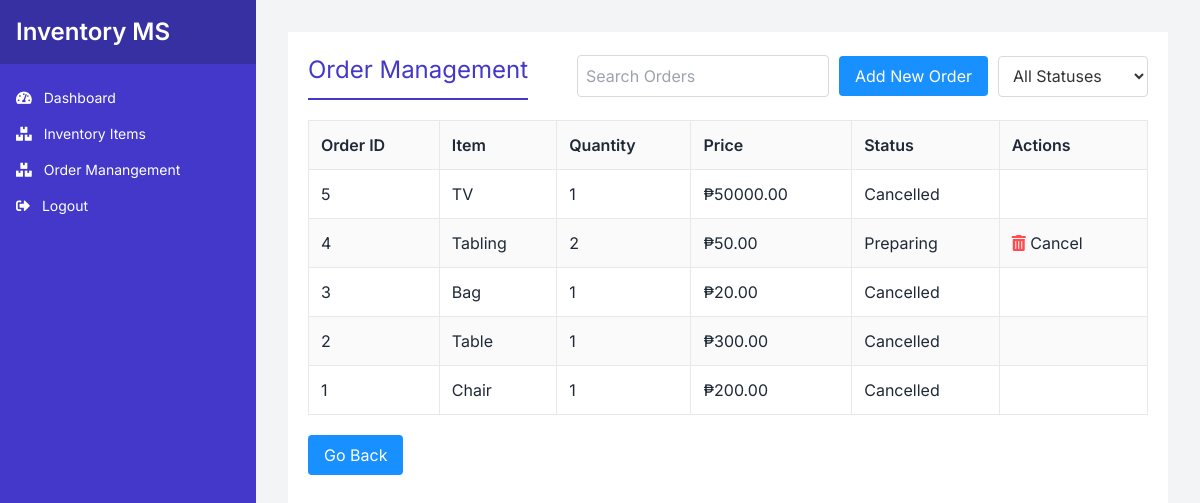
/inventory/orders/, run on the app's committed database.
### inventory/models.py (models this page shows, shortened)
class Order(models.Model):
    STATUS_CHOICES = [
        ('Preparing', 'Preparing'),
        ('Cancelled', 'Cancelled'),
        ('Completed', 'Completed')
    ]
    item = models.ForeignKey(Item, on_delete=models.CASCADE)
    quantity = models.IntegerField()
    price = models.DecimalField(max_digits=10, decimal_places=2)
    status = models.CharField(max_length=20, choices=STATUS_CHOICES, default='Preparing')
    created_at = models.DateTimeField(default=timezone.now)
    class Meta:
        ordering = ['-created_at']

class Item(models.Model):
    name = models.CharField(max_length=200)
    supplier = models.CharField(max_length=200)

### inventory/views.py (the view)
# urls.py: path('orders/', views.order_management, name='order_management'),
def order_management(request):
    orders = Order.objects.all().select_related('item')
    return render(request, 'order_management.html', {
        'orders': orders
    })

### inventory/templates/order_management.html (shortened to what this page needs)
{% extends 'inventory/dashboard.html' %}
{% load static %}
{% block content %}
<link rel="stylesheet" href="{% static 'css/inventory_items.css' %}">
<div class="container">
    <main class="main-content">
        <div class="content-header">
            <h1>Order Management</h1>
            <div class="search-add">
                <input type="text" id="searchInput" placeholder="Search Orders" onkeyup="searchOrders()">
                <button class="add-product" onclick="openAddOrderModal()">Add New Order</button>
                <div class="filter-container">
                    <select id="statusFilter" onchange="filterOrders()" class="status-dropdown">
                        <option value="">All Statuses</option>
                    </select>
                </div>
            </div>
        </div>
        <table class="inventory-table">
            <thead>
                <tr>
                    <th>Order ID</th>
                    <th>Item</th>
                    <th>Quantity</th>
                    <th>Price</th>
                    <th>Status</th>
                    <th>Actions</th>
                </tr>
            </thead>
            <tbody id="orderTableBody">
                {% for order in orders %}
                <tr class="orderRow">
                    <td>{{ order.id }}</td>
                    <td>{{ order.item.name }}</td>
                    <td>{{ order.quantity }}</td>
                    <td>₱{{ order.price|floatformat:2 }}</td>
                    <td>{{ order.status }}</td>
                    <td>
                        {% if order.status == 'Preparing' %}
                        <button class="delete" onclick="cancelOrder('{{ order.id }}')"><i class="fas fa-trash-alt"></i> Cancel</button>
                        {% endif %}
                    </td>
                </tr>
                {% empty %}
                <tr>
                    <td colspan="6">No orders found.</td>
                </tr>
                {% endfor %}
            </tbody>
        </table>
        <button class="go-back" onclick="history.back()">Go Back</button>
    </main>
</div>
{% endblock %}

### inventory/static/css/dashboard.css (style rules this page uses)
:root { --primary-color: #4338ca; --primary-light: #6366f1; --secondary-color: #10b981; --text-color: #1f2937; --bg-color: #f3f4f6; --card-bg: #ffffff; }
body { font-family: 'Inter', sans-serif; background-color: var(--bg-color) !important; color: var(--text-color) !important; margin: 0; padding: 0; }
.container { display: flex; min-height: 100vh; }
.main-content { flex-grow: 1; padding: 30px; }
h1 { font-size: 28px; color: var(--primary-color); margin-bottom: 20px; border-bottom: 2px solid var(--primary-color); padding-bottom: 10px; }

### inventory/static/css/inventory_items.css (style rules this page uses)
body, html { margin: 0; padding: 0; font-family: 'Inter', sans-serif; background-color: #f0f2f5; }
.container { display: flex; height: 100vh; }
.main-content { flex-grow: 1; padding: 20px; background-color: #fff; }
.content-header { display: flex; justify-content: space-between; align-items: center; margin-bottom: 20px; }
.content-header h1 { font-size: 24px; margin: 0; }
.search-add { display: flex; align-items: center; }
.search-add input { padding: 8px; border: 1px solid #d9d9d9; border-radius: 4px; margin-right: 10px; }
.add-product { background-color: #1890ff; color: white; border: none; padding: 8px 16px; border-radius: 4px; cursor: pointer; }
.inventory-table { width: 100%; border-collapse: collapse; margin-bottom: 20px; }
.inventory-table th, .inventory-table td { border: 1px solid #e8e8e8; padding: 12px; text-align: left; }
.inventory-table th { background-color: #fafafa; font-weight: 600; }
.inventory-table tr:nth-child(even) { background-color: #fafafa; }
.edit, .delete { background: none; border: none; cursor: pointer; margin-right: 5px; }
.delete i { color: #ff4d4f; }
.go-back { background-color: #1890ff; color: white; border: none; padding: 8px 16px; border-radius: 4px; cursor: pointer; }

### inventory/templates/order_management.html (style rules this page uses)
.filter-container { position: relative; display: inline-block; margin-left: 10px; }
.status-dropdown { padding: 10px; border: 1px solid #d9d9d9; border-radius: 4px; width: 150px; height: 41px; font-size: 16px; color: #333; background-color: #fff; cursor: pointer; }
.status-dropdown option { padding: 10px; border: none; border-radius: 4px; font-size: 16px; color: #333; background-color: #fff; }

### data on the page
Order: id "5", item.name "TV", quantity "1", price "50000.00", status "Cancelled"
Order: id "4", item.name "Tabling", quantity "2", price "50.00", status "Preparing"
Order: id "3", item.name "Bag", quantity "1", price "20.00", status "Cancelled"
Order: id "2", item.name "Table", quantity "1", price "300.00", status "Cancelled"
Order: id "1", item.name "Chair", quantity "1", price "200.00", status "Cancelled"
